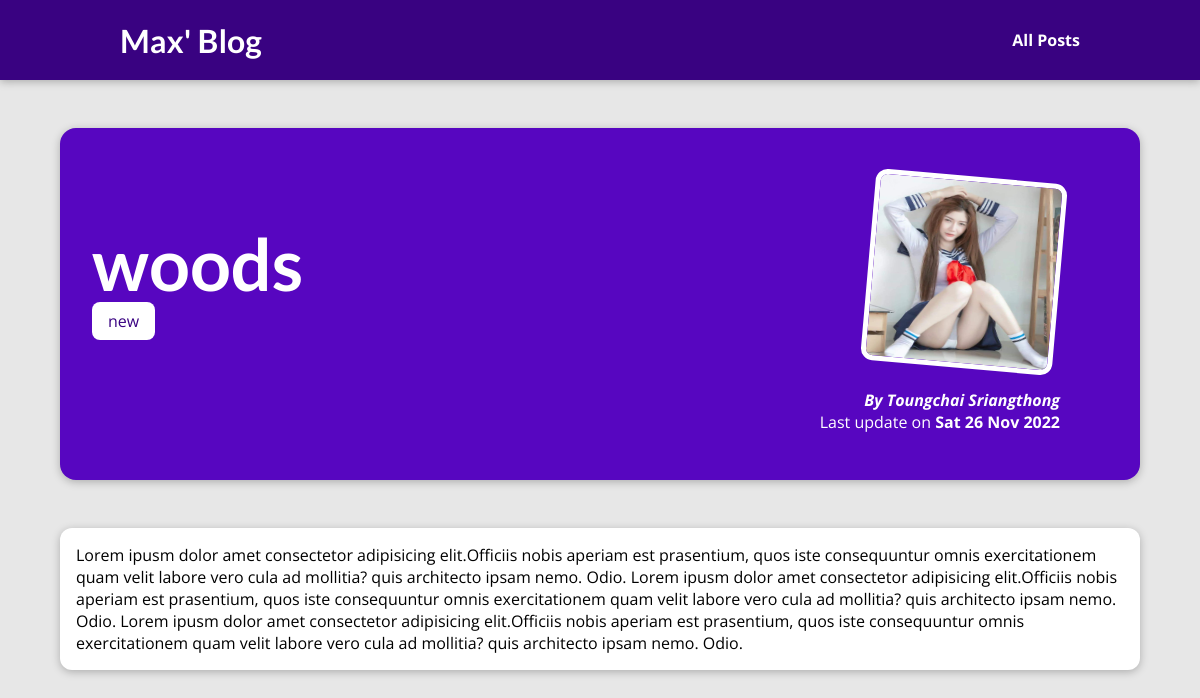
The page /blog/post/woods on the database its author committed.
### blog/models.py (models this page shows, shortened)
class Post(models.Model):
    title = models.CharField(max_length=150)
    excerpt = models.CharField(max_length=200)
    image = models.ImageField(upload_to="posts", null=True)
    date = models.DateField(auto_now=TRUE)
    slug = models.SlugField(unique=True, db_index=True)
    content = models.TextField(validators=[MinLengthValidator(10)])
    author = models.ForeignKey(
        Author, on_delete=models.SET_NULL, null=True, related_name="posts")
    tags = models.ManyToManyField(Tag)

class Tag(models.Model):
    caption = models.CharField(max_length=20)

class Author(models.Model):
    first_name = models.CharField(max_length=100)
    last_name = models.CharField(max_length=100)
    email_address = models.EmailField()
    def full_name(self):
        return f"{self.first_name} {self.last_name}"
    def __str__(self):
        return self.full_name()

### blog/views.py (the view)
# urls.py: path("post/<slug:slug>",views.SinglePostView.as_view(), name="post-detail-page") #/posts/my-first-post
class SinglePostView(DetailView):
    template_name = "blog/post-detail.html"
    model = Post
    def get_context_data(self, **kwargs):
        context = super().get_context_data(**kwargs)
        context["post_tags"] = self.object.tags.all()
        return context

### blog/templates/blog/post-detail.html (shortened to what this page needs)
{% extends 'base.html' %}
{% load static %}
{% block css_files %}
    <link rel="stylesheet" href="{% static 'blog/post.css' %}" />
    <link rel="stylesheet" href="{% static 'blog/all-posts.css' %}" />
    <link rel="stylesheet" href="{% static 'blog/post-detail.css' %}" />
{% endblock  %}
{% block content %}
    <section id="summary">
        <h2>{{ post.title}}</h2>
        <div>
            {% for tag in post_tags %}
            <span class="tag">{{ tag.caption }}</span>
            {% endfor%}
        </div>
        <article>
            <img src="{{ post.image.url }}" alt="post.title"/>
            <address>By <a href="mailto:{{ post.author.email_address}}"> {{ post.author}}</a></address>
            <div>
                Last update on <time>{{ post.date|date:"D d M Y"}}</time>
        </article>
    </section>
    <main>
        {{ post.content}}
    </main>
{% endblock  %}

### static/app.css (style rules this page uses)
* { box-sizing: border-box; }
html { font-family: 'Open Sans', 'Lato', sans-serif; }
body { margin: 0; }
h1, h2, h3 { font-family: 'Lato', sans-serif; font-weight: bold; }

### blog/static/blog/all-posts.css (style rules this page uses)
body { background-color: #e7e7e7; }

### blog/static/blog/post-detail.css (style rules this page uses)
body { background-color: #e7e7e7; }
#summary { margin: 8rem auto 3rem auto; padding: 2rem; width: 90%; max-width: 90rem; border-radius: 16px; background-color: #5706c0; position: relative; box-shadow: 0 2px 8px rgba(0, 0, 0, 0.25); height: 22rem; }
#summary h2 { color: white; font-size: 4.5rem; margin-bottom: 0.25rem; }
#summary article { position: absolute; top: 2rem; right: 3rem; padding: 1rem 2rem; border-radius: 12px; text-align: right; color: white; }
#summary article img { width: 12rem; height: 12rem; border-radius: 12px; transform: rotateZ(5deg); border: 5px solid white; margin-bottom: 1rem; }
#summary address { font-weight: bold; }
#summary a { color: white; text-decoration: none; }
#summary time { font-weight: bold; }
main { width: 90%; max-width: 90rem; margin: 3rem auto; background-color: white; padding: 1rem; border-radius: 12px; box-shadow: 0 2px 8px rgba(0, 0, 0, 0.25); }
.tag { background-color: white; color: #390281; padding: 0.5rem 1rem; border-radius: 8px; }

### rows shown on the page
Post: title "woods", image (picture), author "Toungchai Sriangthong", date "Sat 26 Nov 2022", content "Lorem ipusm dolor amet consectetor adipisicing elit.Officiis nobis aperiam est prasentium, quos iste consequuntur omnis exercitationem quam velit labore vero cula ad mollitia? quis architecto ipsam nemo. Odio. Lorem ipusm dolor amet consectetor adipisicing elit.Officiis nobis aperiam est prasentium, quos iste consequuntur omnis exercitationem quam velit labore vero cula ad mollitia? quis architecto ipsam nemo. Odio. Lorem ipusm dolor amet consectetor adipisicing elit.Officiis nobis aperiam est prasentium, quos iste consequuntur omnis exercitationem quam velit labore vero cula ad mollitia? quis architecto ipsam nemo. Odio."
Tag: caption "new"
